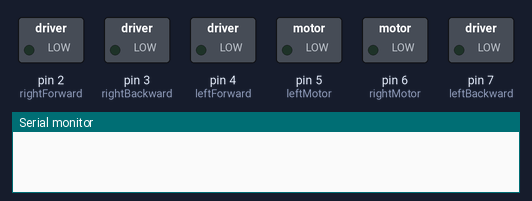
Simulated run of this sketch. Board: Arduino Uno, built with avr-gcc and run on an emulated ATmega328P. Parts: switched loads named in the sketch (green lamp = pin HIGH), the last lines printed to the serial monitor.

Above: at 0.05 s.
At 1.45 s:
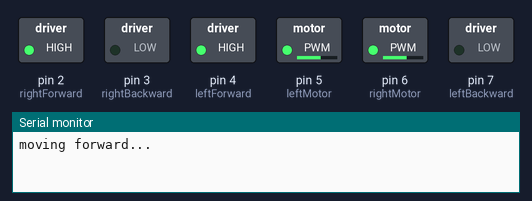
At 2.95 s:
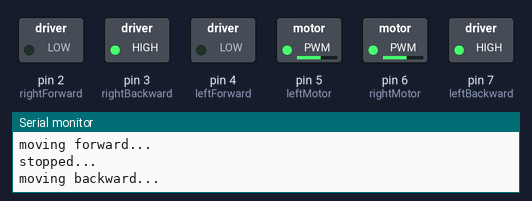
Timing chart, 0 to 5.2 s (numbered marks = the images above):
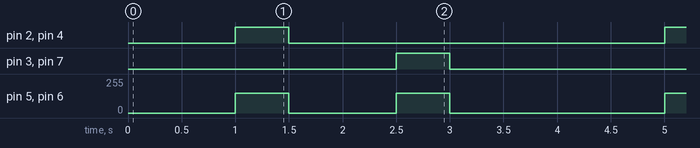

Measured:
- by itself, pin 2 (rightForward), pin 3 (rightBackward), pin 4 (leftForward), pin 7 (leftBackward): alternates HIGH for 0.50 s and LOW for 3.5 s
- by itself, pin 5 (leftMotor), pin 6 (rightMotor): repeats every 4.0 s: 0/255 1.0 s, 150/255 0.50 s, 0/255 2.0 s, 150/255 0.50 s

The sketch:

movement-test.ino
```cpp
//  test for movement functions,
//  only tests the movement periodically, movement does not depend on readings and is not expected to balance the robot

//  pin numbers for motor
#define rightMotor 6      // controls speed of right motor
#define rightForward 2    // these both control direction of right motor
#define rightBackward 3

#define leftMotor 5       // controls speed of left motor
#define leftForward 4     // these both control direction of left motor
#define leftBackward 7

int speed = 150;          // placeholder value for speed
int waitTime = 500;      // value for time between testing each function in the loop


//  ALL THE MOVEMENT FUNCTIONS

void Stop() {
  digitalWrite(rightMotor, LOW);
  digitalWrite(leftMotor, LOW);

  digitalWrite(rightForward, LOW);
  digitalWrite(rightBackward, LOW);     // set all to LOW, making robot stop moving

  digitalWrite(leftForward, LOW);
  digitalWrite(leftBackward, LOW);

  Serial.println("stopped...");
}

void Forward(int _speed) {
  analogWrite(rightMotor, _speed);
  analogWrite(leftMotor, _speed);

  digitalWrite(rightForward, HIGH);
  digitalWrite(rightBackward, LOW);     // move both motors in forward direction at set speed

  digitalWrite(leftForward, HIGH);
  digitalWrite(leftBackward, LOW);

  Serial.println("moving forward...");
}

void Backward(int _speed){
  analogWrite(rightMotor, _speed);
  analogWrite(leftMotor, _speed);

  digitalWrite(rightForward, LOW);
  digitalWrite(rightBackward, HIGH);    // move both motors in backward direction at set speed

  digitalWrite(leftForward, LOW);
  digitalWrite(leftBackward, HIGH);

  Serial.println("moving backward...");
}


// MAIN PROGRAM

void setup() {
  // pin modes

  pinMode(rightMotor, OUTPUT);
  pinMode(leftMotor, OUTPUT);
  pinMode(rightForward, OUTPUT);
  pinMode(rightBackward, OUTPUT);
  pinMode(leftForward, OUTPUT);
  pinMode(leftBackward, OUTPUT);

  Serial.begin(9600);
}

void loop() {
  // movement testing loop

  delay(waitTime+500);  // waits 1 second
  Forward(speed);

  delay(waitTime);      // waits 0.5 seconds, so that the robot moves for short time and is stopped for longer time
  Stop();               // ensuring robot does not go out of control when testing it

  delay(waitTime+500);
  Backward(speed);

  delay(waitTime);
  Stop();

  delay(waitTime+500);

  Serial.println();
}
```
